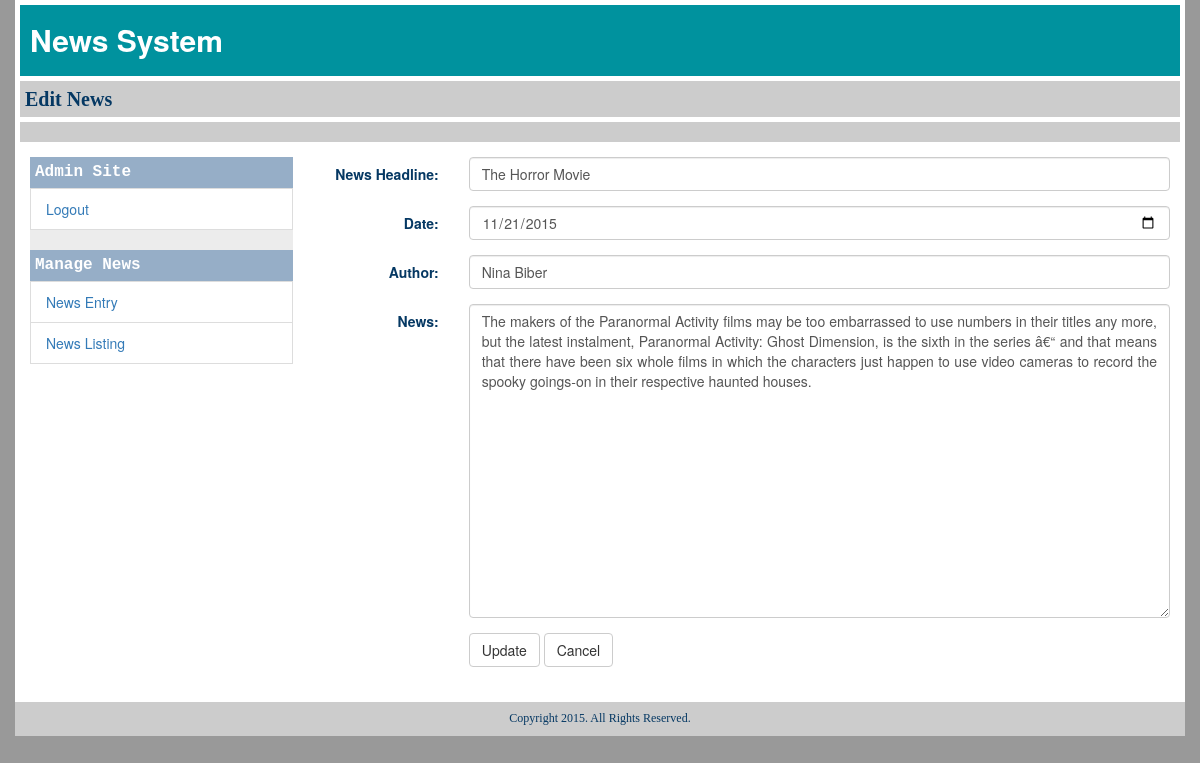
The app's page /view/edit_news.php?editId=120 (signed in) with its own data.
### tables this page shows
CREATE TABLE IF NOT EXISTS `cms` (
  `keyid` int(11) NOT NULL AUTO_INCREMENT,
  `headline` varchar(255) DEFAULT NULL,
  `date` date NOT NULL,
  `author` varchar(255) NOT NULL,
  `news` text,
  PRIMARY KEY (`keyid`)
);

### controller/edit_news.php (called while the page is built, shortened)
<?php
	include("../model/database_configure.php");
	$key=$_REQUEST['editId'];
	$sql = "Select * from cms where keyid=$key";
	$result = mysql_query($sql,$con);
	$arr = mysql_fetch_array($result);
?>

### view/edit_news.php (the view, shortened to what this page needs)
<?php
include("../controller/edit_news.php");
?>
<!DOCTYPE html>
<html lang="en">
<head>
<link rel="stylesheet" type="text/css" href="../public/css/main.css"/>
<link rel="stylesheet" href="http://maxcdn.bootstrapcdn.com/bootstrap/3.3.5/css/bootstrap.min.css">
<link href="//maxcdn.bootstrapcdn.com/font-awesome/4.2.0/css/font-awesome.min.css" rel="stylesheet">
</head>
<body>
<div class="container">
  <div class="row cms">
    <div class="cmsTitle">News System</div>
    <div class="welcomeAdmin">Edit News</div>
    <div class="brownHeight"></div>
    <div class="col-md-3">
      <div class="admin_left">
        <div class="admin_left_title">Admin Site</div>
        <ul class="list-group">
          <li class="list-group-item"><a href="../index.php">Logout</a></li>
        </ul>
        <div class="admin_left_title">Manage News </div>
        <ul class="list-group">
          <li class="list-group-item"><a href="../view/news_entry.php">News Entry</a></li>
          <li class="list-group-item"><a href="../view/news_listing.php">News Listing</a></li>
        </ul>
      </div>
    </div>
    <div class="col-md-9">
      <div class="admin_right">
        <form class="form-horizontal" name="news_entry" role="form" method="POST" action="" onSubmit="multipart/form-data" >
          <div class="form-group">
            <label class="control-label col-sm-2" for="headline">News Headline:</label>
            <div class="col-sm-10">
              <input type="text" class="form-control" id="headline" name="headline" value="<?=$arr['headline'];?>">
            </div>
          </div>
          <div class="form-group">
            <label class="control-label col-sm-2" for="date">Date:</label>
            <div class="col-sm-10">
              <input type="date" class="form-control" id="date" name="date" value="<?=$arr['date'];?>">
            </div>
          </div>
          <div class="form-group">
            <label class="control-label col-sm-2" for="date">Author:</label>
            <div class="col-sm-10">
              <input type="text" class="form-control" id="author" name="author" value="<?=$arr['author'];?>">
            </div>
          </div>
          <div class="form-group">
            <label class="control-label col-sm-2" for="date">News:</label>
            <div class="col-sm-10">
              <textarea class="form-control" id="news" name="news" rows="15" cols="60" style="text-align:justify;"><?=$arr['news'];?>
</textarea>
            </div>
          </div>
          <div class="form-group">
            <div class="col-sm-offset-2 col-sm-4">
              <button type="submit" name="submit" class="btn btn-default">Update</button>
              <button type="reset" name="cancel" class="btn btn-default">Cancel</button>
            </div>
          </div>
        </form>
      </div>
    </div>
    <div class="footer">Copyright 2015. All Rights Reserved.</div>
  </div>
</div>
</body>
</html>

### public/css/main.css (style rules this page uses)
body { font: 14px OpenSans; color: #FFFFFF !important; background:#999999 !important; }
.cms { background:#fff; margin:0 auto; }
.cmsTitle { font-size: 30px; padding: 14px 10px; color: #FFF; background: #00929e; font-weight: bold; margin:5px; }
.welcomeAdmin { font-size: 20px; padding: 4px 5px; color: #053863; background: #CCC; font-family: initial; margin: 5px; font-weight: bold; }
.control-label { color:#053863; }
.brownHeight { background: #CCC; margin: 5px 5px 15px 5px; height:20px; }
.admin_left { background:#ECECEC; margin-bottom:10px; }
.list-group-item { border-top-left-radius: 0px !important; border-top-right-radius: 0px!important; border-bottom-left-radius: 0px!important; border-bottom-right-radius: 0px!important; }
.admin_left_title { font-size: 16px; padding: 4px 5px; color: #fff; background: #96AEC7; font-family: monospace; font-weight: bold; }
.admin_right { color:#999; }
.footer { font-size: 12px; padding: 8px 8px; color: #053863; background: #CCC; font-family: initial; text-align:center; margin-top:20px; }

### records on screen
cms: headline "The Horror Movie", date "11/21/2015", author "Nina Biber", news "The makers of the Paranormal Activity films may be too embarrassed to use numbers in their titles any more, but the latest instalment, Paranormal Activity: Ghost Dimension, is the sixth in the series â€“ and that means that there have been six whole films in which the characters just happen to use video cameras to record the spooky goings-on in their respective haunted houses."
